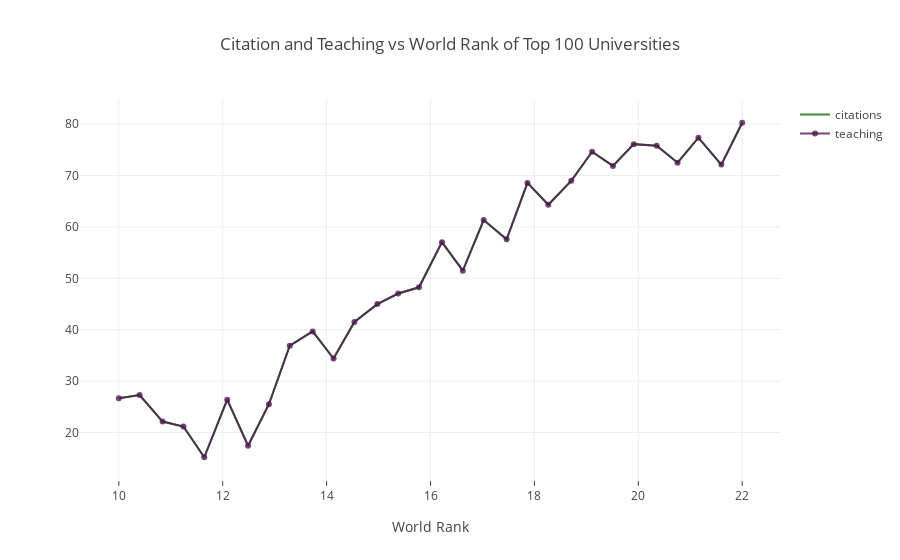

Notebook code cell kept with this figure:
### Code cell
import plotly.offline as py
import plotly.graph_objs as go
import pandas as pd

def run():

    print("Running...")
    
    pts = pd.read_csv("income.csv")
    
    
    print(pts.info())

    # Creating trace1
    trace1 = go.Scatter(
        x = pts.x,
        y = pts.y,
        mode = "lines",
        name = "citations",
        marker = dict(color = 'rgba(16, 112, 2, 0.8)'),
        text= pts.x)
    # Creating trace2
    trace2 = go.Scatter(
        x = pts.x,
        y = pts.y,
        mode = "lines+markers",
        name = "teaching",
        marker = dict(color = 'rgba(80, 26, 80, 0.8)'),
        text= pts.x)
    data = [trace1, trace2]
    layout = dict(title = 'Citation and Teaching vs World Rank of Top 100 Universities',xaxis= dict(title= 'World Rank',ticklen= 5,zeroline= False))
    fig = dict(data = data, layout = layout)
    py.iplot(fig)
    
    print(py)
    print("Running...")

if __name__ == '__main__':
    run()
